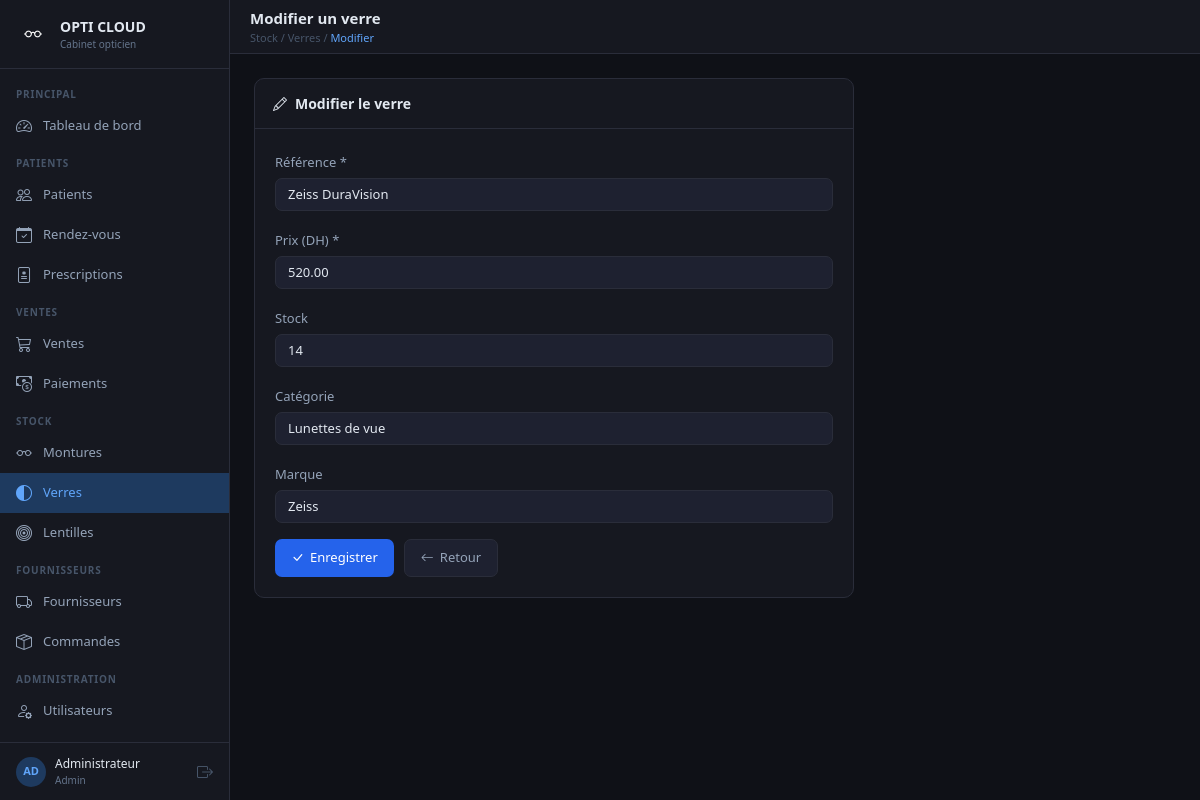
Page /verre/verre_modifier.php?id=10 (signed in) on the committed database.
### tables this page shows
CREATE TABLE `verre` (
  `id` int(11) NOT NULL AUTO_INCREMENT,
  `ref_verre` varchar(50) NOT NULL,
  `prix_verre` decimal(10,2) DEFAULT NULL,
  `stock` int(11) NOT NULL DEFAULT 0,
  `id_categorie` int(11) DEFAULT NULL,
  `id_marque` int(11) DEFAULT NULL,
  PRIMARY KEY (`id`)
);

CREATE TABLE `categorie` (
  `id` int(11) NOT NULL AUTO_INCREMENT,
  `nom_categorie` varchar(100) NOT NULL,
  PRIMARY KEY (`id`)
);

CREATE TABLE `marque` (
  `id` int(11) NOT NULL AUTO_INCREMENT,
  `nom_marque` varchar(100) NOT NULL,
  PRIMARY KEY (`id`)
);

### verre/verre_modifier.php (the view, shortened to what this page needs)
<?php
require("../connexion.php");
$page_breadcrumb = "Stock / Verres / <span>Modifier</span>";
$id  = isset($_GET['id']) ? intval($_GET['id']) : 0;
$res = mysqli_query($con, "SELECT * FROM verre WHERE id = $id");
$verre = mysqli_fetch_assoc($res);
$categories = mysqli_query($con, "SELECT * FROM categorie ORDER BY nom_categorie");
$marques    = mysqli_query($con, "SELECT * FROM marque ORDER BY nom_marque");
require("../layout.php");
?>
<div style="max-width:600px;">
    <div class="card-dark">
        <div class="card-header"><i class="bi bi-pencil me-2"></i>Modifier le verre</div>
        <div style="padding:20px;">
            <form method="POST" class="form-dark">
                <div class="mb-3">
                    <label class="form-label">Référence *</label>
                    <input type="text" name="ref_verre" class="form-control"
                           value="<?php echo htmlspecialchars($verre['ref_verre']); ?>">
                </div>
                <div class="mb-3">
                    <label class="form-label">Prix (DH) *</label>
                    <input type="number" step="0.01" name="prix_verre" class="form-control"
                           value="<?php echo $verre['prix_verre']; ?>">
                </div>
                <div class="mb-3">
                    <label class="form-label">Stock</label>
                    <input type="number" name="stock" class="form-control"
                           value="<?php echo $verre['stock']; ?>" min="0">
                </div>
                <div class="mb-3">
                    <label class="form-label">Catégorie</label>
                    <select name="id_categorie" class="form-select">
                        <?php while($c = mysqli_fetch_assoc($categories)): ?>
                        <option value="<?php echo $c['id']; ?>"
                            <?php echo $c['id'] == $verre['id_categorie'] ? 'selected' : ''; ?>>
                            <?php echo htmlspecialchars($c['nom_categorie']); ?>
                        </option>
                        <?php endwhile; ?>
                    </select>
                </div>
                <div class="mb-3">
                    <label class="form-label">Marque</label>
                    <select name="id_marque" class="form-select">
                        <?php while($m = mysqli_fetch_assoc($marques)): ?>
                        <option value="<?php echo $m['id']; ?>"
                            <?php echo $m['id'] == $verre['id_marque'] ? 'selected' : ''; ?>>
                            <?php echo htmlspecialchars($m['nom_marque']); ?>
                        </option>
                        <?php endwhile; ?>
                    </select>
                </div>
                <div style="display:flex; gap:10px;">
                    <button type="submit" class="btn-primary-dark">
                        <i class="bi bi-check-lg"></i> Enregistrer
                    </button>
                    <a href="verre_list.php" class="btn-secondary-dark">
                        <i class="bi bi-arrow-left"></i> Retour
                    </a>
                </div>
            </form>
        </div>
    </div>
</div>
<?php require("../layout_end.php"); ?>

### layout.php (style rules this page uses)
* { box-sizing: border-box; }
body { margin: 0; font-family: 'Segoe UI', sans-serif; background: #0f1117; color: #e2e8f0; display: flex; min-height: 100vh; }
.topbar-breadcrumb span { color: #60a5fa; }
.card-dark { background: #161820; border: 1px solid #2a2d3a; border-radius: 10px; }
.card-dark .card-header { background: transparent; border-bottom: 1px solid #2a2d3a; padding: 14px 18px; font-size: 14px; font-weight: 600; color: #e2e8f0; }
.form-dark .form-label { color: #94a3b8; font-size: 13px; margin-bottom: 5px; }
.form-dark .form-control, .form-dark .form-select { background: #1e2130; border: 1px solid #2a2d3a; color: #e2e8f0; border-radius: 7px; font-size: 13px; }
.form-dark .form-control::placeholder { color: #475569; }
.form-dark select option { background: #1e2130; }
.btn-primary-dark { background: #2563eb; border: none; color: #fff; border-radius: 7px; padding: 8px 16px; font-size: 13px; cursor: pointer; text-decoration: none; display: inline-flex; align-items: center; gap: 6px; }
.btn-secondary-dark { background: #1e2130; border: 1px solid #2a2d3a; color: #94a3b8; border-radius: 7px; padding: 8px 16px; font-size: 13px; cursor: pointer; text-decoration: none; display: inline-flex; align-items: center; gap: 6px; }

### rows in the picture
verre: ref_verre "Zeiss DuraVision", prix_verre "520.00", stock "14", id_categorie "Lunettes de vue", id_marque "Zeiss"

### other values in the picture
substr($_SESSION['user_nom'],0,2) "AD"
$_SESSION['user_nom'] "Administrateur"
$_SESSION['user_role'] "Admin"
$page_title "Modifier un verre"
